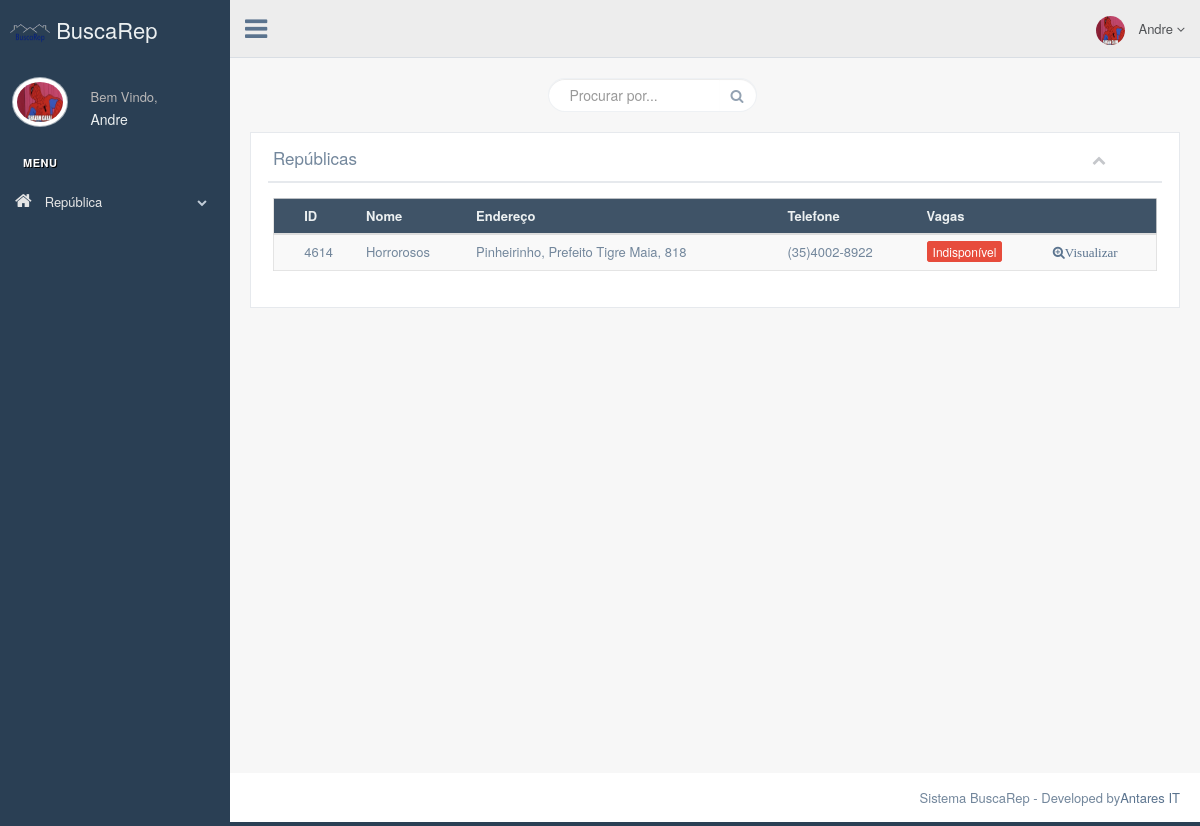
The page /production/loged_page_user.php (signed in) on the database its author committed.
### tables this page shows
CREATE TABLE `republica` (
  `id` int(8) NOT NULL,
  `name` varchar(25) NOT NULL,
  `type` varchar(10) NOT NULL,
  `state` varchar(20) NOT NULL,
  `city` varchar(30) NOT NULL,
  `street` varchar(45) NOT NULL,
  `neighborhood` varchar(20) NOT NULL,
  `number` int(4) NOT NULL,
  `complement` varchar(15) DEFAULT NULL,
  `email` varchar(45) NOT NULL,
  `phone` varchar(20) NOT NULL,
  `qtd` int(2) NOT NULL,
  `services` varchar(80) DEFAULT NULL,
  `agency` varchar(20) NOT NULL,
  `dweller` int(2) NOT NULL DEFAULT '0',
  `able` tinyint(1) NOT NULL DEFAULT '1',
  `img_name` varchar(40) DEFAULT NULL,
  `responsavel` varchar(20) NOT NULL,
  `ativo` tinyint(1) NOT NULL DEFAULT '1'
);

### production/loged_page_user.php (the view, shortened to what this page needs)
<?php
include_once __DIR__ . '/connection/connect.php';
$comando = "SELECT * FROM republica WHERE ativo=true ORDER BY name ";
$resultado = $conn->query($comando);
?>
<!DOCTYPE html>
<html lang="en">
  <head>
    <link href="../vendors/bootstrap/dist/css/bootstrap.min.css" rel="stylesheet">
    <link href="../vendors/font-awesome/css/font-awesome.min.css" rel="stylesheet">
    <link href="../vendors/nprogress/nprogress.css" rel="stylesheet">
    <link href="../build/css/custom.min.css" rel="stylesheet">
  </head>
  <body class="nav-md">
    <div class="container body">
      <div class="main_container">
        <div class="col-md-3 left_col">
          <div class="left_col scroll-view">
			<div class="navbar nav_title" style="border: 0;"><a href="loged_page_user.php" class="site_title"> <img src="images/buscarep.png" width="40px" height="40px"> <span>BuscaRep</span></a></div>
            <div class="profile clearfix">
              <div class="profile_pic">
               <?php if ($_SESSION['user']['img_name'] == NULL):?>
               	<img src="images/user.png" alt="avatar" height="50px" width="50px" class="img-circle profile_img">
                <?php else:?>
                <img src="upload/<?=$_SESSION['user']['img_name']?>" height="50px" width="50px" alt="avatar" class="img-circle profile_img">
                <?php endif;?>
              </div>
              <div class="profile_info">
                <span>Bem Vindo,</span>
                <h2><?= $_SESSION['user']['user']?></h2>
              </div>
              <div class="clearfix"></div>
            </div>
            <br />
            <div id="sidebar-menu" class="main_menu_side hidden-print main_menu">
              <div class="menu_section">
                <h3>Menu</h3>
                <ul class="nav side-menu">
                  <li><a><em class="fa fa-home"></em> República <span class="fa fa-chevron-down"></span></a>
                  </li>
                </ul>
              </div>
            </div>
          </div>
        </div>
        <div class="top_nav">
          <div class="nav_menu">
            <nav>
              <div class="nav toggle">
                <a id="menu_toggle"><i class="fa fa-bars"></i></a>
              </div>
              <ul class="nav navbar-nav navbar-right">
                <li class="">
                  <a href="javascript:;" class="user-profile dropdown-toggle" data-toggle="dropdown" aria-expanded="false">
					<?php if ($_SESSION['user']['img_name'] == NULL):?>
					<img src="images/user.png" alt="">
					<?php else:?>
					<img src="upload/<?=$_SESSION['user']['img_name']?>" alt="">
					<?php endif;?><?= $_SESSION['user']['user']?>
                    <span class=" fa fa-angle-down"></span>
                  </a>
                </li>
              </ul>
            </nav>
          </div>
        </div>
        <div class="right_col" role="main">
          <div class="">
            <div class="page-title">
              <div class="title_right">
                <div class="col-md-5 col-sm-5 col-xs-12 form-group pull-right top_search">
                  <div class="input-group">
                    <input type="search" name="repsearch" class="form-control" placeholder="Procurar por...">
                    <span class="input-group-btn">
                      <button class="btn btn-default" type="button"><em class="fa fa-search"></em></button>
                    </span>
                  </div>
                </div>
              </div>
            </div>
				<div class="x_panel">
                  <div class="x_title">
                    <h2>Repúblicas</h2>
                    <ul class="nav navbar-right panel_toolbox">
                      <li><a class="collapse-link"><i class="fa fa-chevron-up"></i></a>
                      </li>
                    </ul>
                    <div class="clearfix"></div>
                  </div>
                  <div class="x_content">
                    <div class="table-responsive">
                      <table class="table table-striped jambo_table bulk_action">
                        <thead>
                          <tr class="headings">
                           	<th class="column-title"></th>
                            <th class="column-title">ID</th>
                            <th class="column-title">Nome</th>
                            <th class="column-title">Endereço</th>
                            <th class="column-title">Telefone</th>
                            <th class="column-title">Vagas</th>
                            <th class="column-title"></th>
                          </tr>
                        </thead>
                        <tbody>
                          <?php while($dado = mysqli_fetch_array($resultado)){ ?>
                           <tr class="even pointer">
                            <td class="a-center ">
                            </td>
                          	<td class=" "><?php echo $dado["id"]; ?></td>
                            <td class=" "><?php echo $dado["name"]; ?></td>
                            <td class=" "><?php echo $dado["neighborhood"] . ', ' .$dado["street"] . ', ' . $dado["number"]; ?></td>
                            <td class=" "><?php echo masc_tel($dado["phone"]);?></td>
                            <?php if($dado["able"]):?>
                            <td class=" "><botton class="border-dark bg-green btn-xs">Disponível</td>
                            <?php else:?>
                            <td class=" "><botton class="border-dark bg-red btn-xs">Indisponível</td>
                            <?php endif; ?>
                           	<td>
                            <a href="rep_view_page.php?id=<?php echo $dado["id"]?>" class="fa fa-search-plus" class="btn btn-xs">Visualizar</a>
                          	</td>
                          </tr>
                          <?php } ?>
                        </tbody>
                      </table>
                    </div>
                  </div>
                </div>
              </div>
            </div>
          </div>
        </div>
        <footer>
          <div class="pull-right">
            Sistema BuscaRep - Developed by<a href="https://antaresit.com">Antares IT</a>
          </div>
          <div class="clearfix"></div>
        </footer>
	<?php
	    function masc_tel($TEL) {
		$tam = strlen(preg_replace("/[^0-9]/", "", $TEL));
		  if ($tam == 10) {
		  return "(".substr($TEL,0,2).")".substr($TEL,2,4)."-".substr($TEL,6,10);
		  }
	 	}
	?>
  </body>
</html>

### rows shown on the page
republica: id "4614", name "Horrorosos", neighborhood "Pinheirinho", street "Prefeito Tigre Maia", number "818", phone "(35)4002-8922", able "Indisponível"

### other values the page prints
$_SESSION['user']['user'] "Andre"
